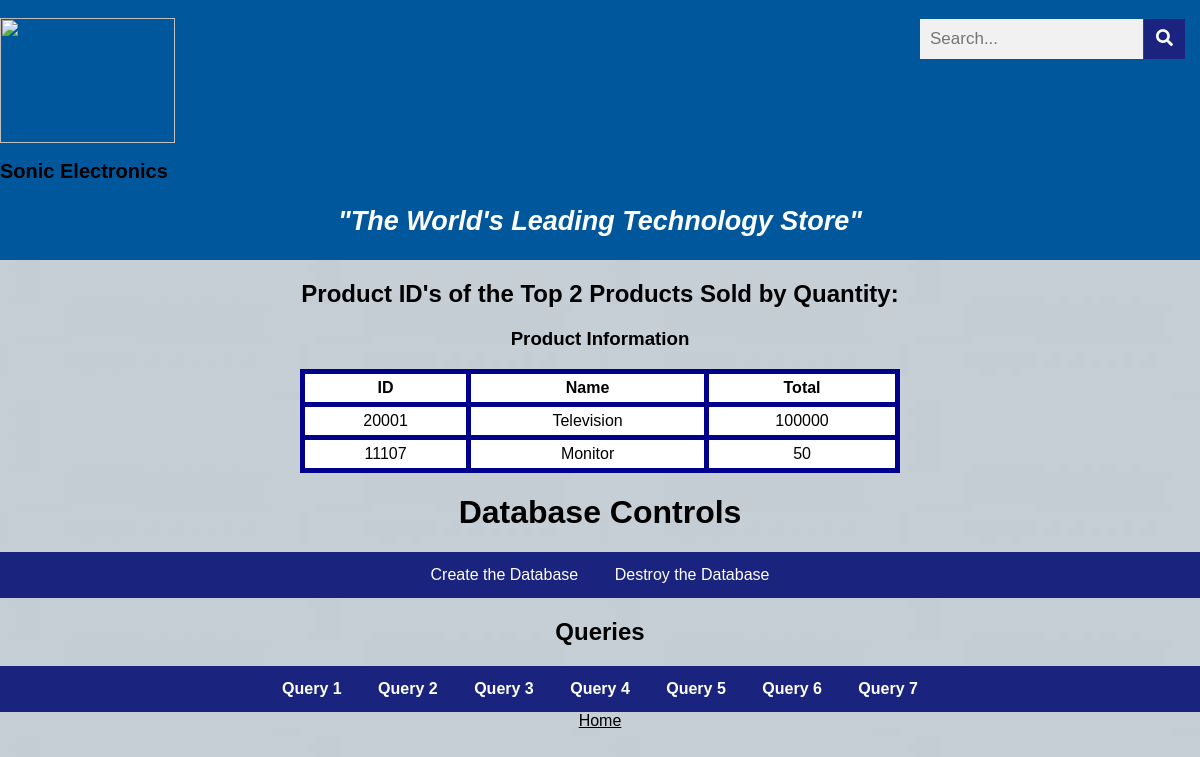
/queryFour.php, run on the app's committed database.
### tables this page shows
CREATE TABLE product(
    manufacturer_id     INT(5) NOT NULL,
    item_id             INT(5) NOT NULL,
    package_id          INT(5) NOT NULL,
    quantity            INT(5),
    price               DECIMAL(8,2),
    product_name        VARCHAR(30),
    PRIMARY KEY (item_id)
  );

### common.php (called while the page is built)
<?php
function escape($html)
{
  return htmlspecialchars($html, ENT_QUOTES | ENT_SUBSTITUTE, "UTF-8");
}

### queryFour.php (the view)
<?php include "templates/header.php"; ?>
<head>
   <link rel="stylesheet" href="css/style.css">
</head>
<?php
try
{
    require "config.php";
    require "common.php";
    $connection = new PDO($dsn, $username, $password, $options);
    $sql = "SELECT item_id, product_name, SUM(quantity) as total
    FROM product
    group by item_id
    ORDER BY total desc
    LIMIT 2";
    $statement = $connection->prepare($sql);
    $statement->execute();
    $result = $statement->fetchAll();
}
catch(PDOException $error)
{
    echo $sql . "<br>" . $error->getMessage();
}
?>
<?php
    if ($result && $statement->rowCount() > 0) { ?>
        <h2 align="center">Product ID's of the Top 2 Products Sold by Quantity:</h2>
        <h3 align="center">Product Information</h3>
        <table id="resultTable" align="center">
            <tr>
                <th id="resultHeader">ID</th>
                <th id="resultHeader">Name</th>
                <th id="resultHeader">Total</th>
            </tr>
            <?php foreach ($result as $row) { ?>
            <tr>
                <td id="resultData"><?php echo escape($row["item_id"]); ?></td>
                <td id="resultData"><?php echo escape($row["product_name"]); ?></td>
                <td id="resultData"><?php echo escape($row["total"]); ?></td>
            </tr>
            <?php } ?>
        </table>
        <?php } else { ?>
            > No Items Found
        <?php } ?>
<?php include "templates/footer.php"; ?>

### css/style.css (style rules this page uses)
body { margin: 0; font-family: Arial, Helvetica, sans-serif; }
* { box-sizing: border-box; }
body { margin:0; }
table { font-family: arial, sans-serif; border-collapse: collapse; width: 30%; background-color: white; }
td, th { border: 5px solid DarkBlue; text-align: center; padding: 8px; }
tr:nth-child(even) { background-color: white; }
table#resultTable { border-spacing: 15px; width: 50%; }
#resultHeader { padding: 5px; text-align: center; }
#resultData { padding: 5px; text-align: center; }

### data on the page
product: item_id "20001", product_name "Television", total "100000"
product: item_id "11107", product_name "Monitor", total "50"
